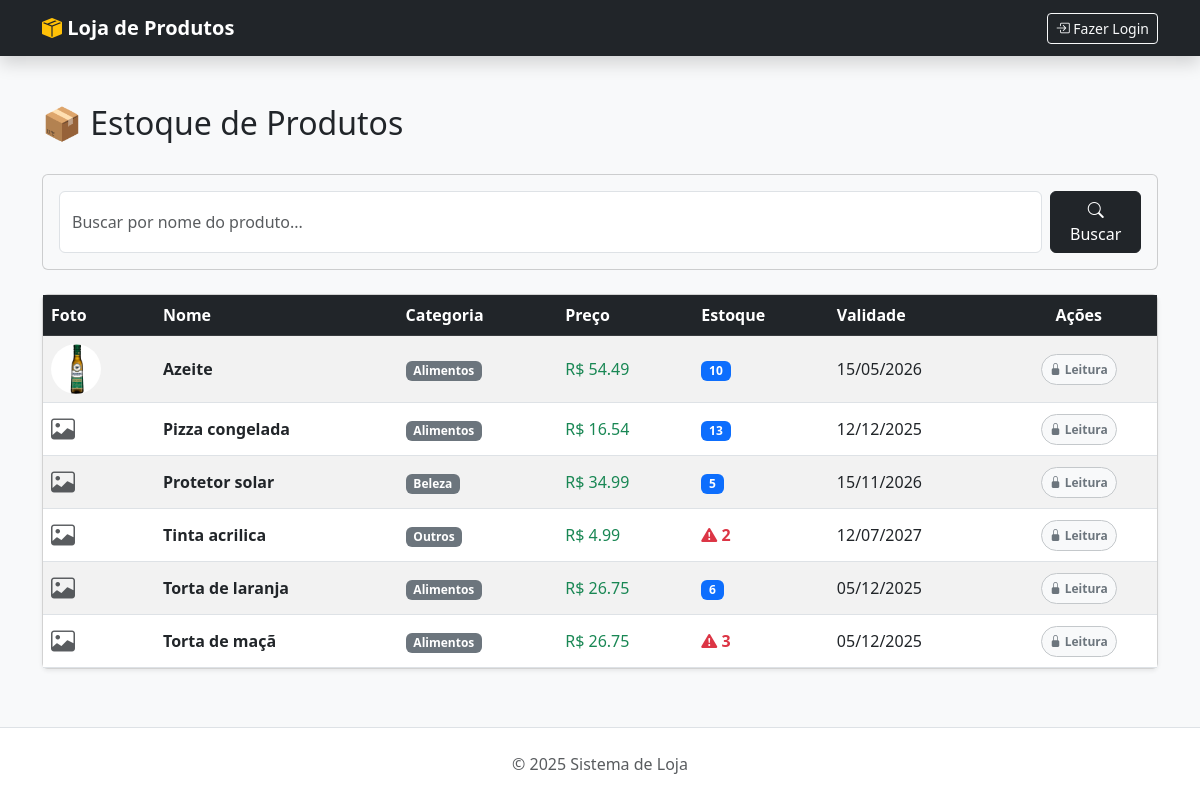
The app's page /, older data.
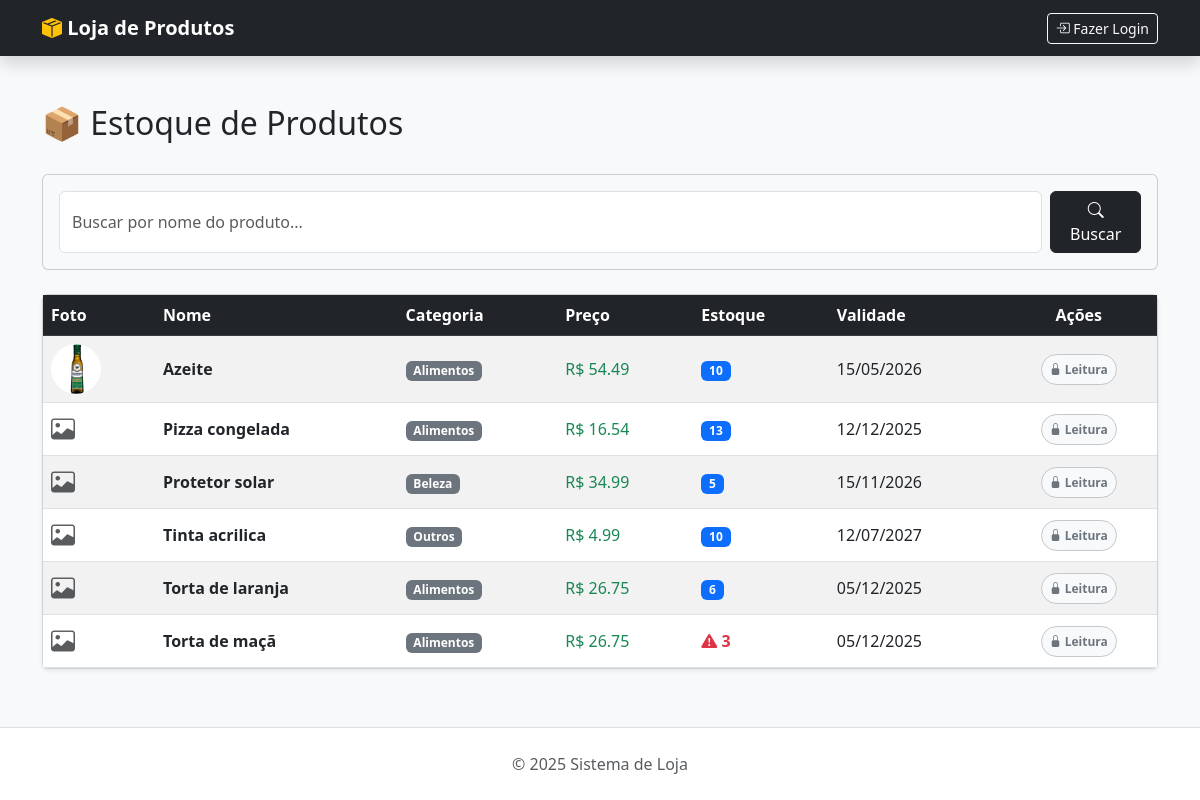
The same page, newer data.
### gestao/models.py (models this page shows, shortened)
class Produto(models.Model):
    nome = models.CharField(max_length=100)
    descricao = models.TextField()
    preco = models.DecimalField(max_digits=10, decimal_places=2)
    validade = models.DateField()
    quantidade = models.IntegerField(default=0)
    foto = models.ImageField(upload_to='produtos/', blank=True, null=True)
    categoria = models.ForeignKey(Categoria, on_delete=models.SET_NULL, null=True, blank=True)

class Categoria(models.Model):
    nome = models.CharField(max_length=50, unique=True)

### gestao/views.py (the view)
# urls.py: path('', views.produto_list, name='produto_list'),
def produto_list(request):
    produtos = Produto.objects.all().order_by('nome')
    search_query = request.GET.get('q')
    if search_query:
        produtos = produtos.filter(nome__icontains=search_query)
    return render(request, 'gestao/produto_list.html', {'produtos': produtos})

### gestao/templates/gestao/produto_list.html (shortened to what this page needs)
{% extends 'gestao/base.html' %}
{% block content %}
    <div class="row mb-4 align-items-center">
        <div class="col-md-6">
            <h2>📦 Estoque de Produtos</h2>
        </div>
    </div>
    <div class="card mb-4 bg-light">
        <div class="card-body">
            <form method="GET" class="d-flex gap-2">
                <input type="text" name="q" class="form-control" placeholder="Buscar por nome do produto..." value="{{ request.GET.q }}">
                <button type="submit" class="btn btn-dark">
                    <i class="bi bi-search"></i> Buscar
                </button>
            </form>
        </div>
    </div>
    <div class="card shadow-sm">
        <div class="card-body p-0">
            <table class="table table-hover table-striped mb-0 align-middle">
                <thead class="table-dark">
                    <tr>
                        <th>Foto</th>
                        <th>Nome</th>
                        <th>Categoria</th> <th>Preço</th>
                        <th>Estoque</th>
                        <th>Validade</th>
                        <th class="text-center">Ações</th>
                    </tr>
                </thead>
                <tbody>
                    {% for produto in produtos %}
                    <tr>
                         <td>
                            {% if produto.foto %}
                                <img src="{{ produto.foto.url }}" alt="{{ produto.nome }}" width="50" height="50" class="rounded-circle">
                            {% else %}
                                <i class="bi bi-image text-muted fs-4"></i>
                            {% endif %}
                        </td>
                        <td class="fw-bold">{{ produto.nome }}</td>
                       <td>
                            {% if produto.categoria %}
                                <span class="badge bg-secondary">{{ produto.categoria.nome }}</span>
                            {% else %}
                                <span class="text-muted small">Sem categoria</span>
                            {% endif %}
                        </td>
                        <td class="text-success">R$ {{ produto.preco }}</td>
                        <td>
                            {% if produto.quantidade < 5 %}
                                <span class="text-danger fw-bold">
                                    <i class="bi bi-exclamation-triangle-fill"></i> {{ produto.quantidade }}
                                </span>
                            {% else %}
                                <span class="badge bg-primary">{{ produto.quantidade }}</span>
                            {% endif %}
                        </td>
                        <td>{{ produto.validade|date:"d/m/Y" }}</td>
                        <td class="text-center">
                            {% if not perms.gestao.change_produto and not perms.gestao.delete_produto %}
                                <span class="badge rounded-pill bg-light text-secondary border border-secondary-subtle p-2">
                                    <i class="bi bi-lock-fill"></i> Leitura
                                </span>
                            {% endif %}
                        </td>
                    </tr>
                    {% endfor %}
                </tbody>
            </table>
        </div>
    </div>
{% endblock %}

### gestao/templates/gestao/base.html (shortened to what this page needs)
<!DOCTYPE html>
<html lang="pt-br">
<head>
    <link href="https://cdn.jsdelivr.net/npm/bootstrap@5.3.0/dist/css/bootstrap.min.css" rel="stylesheet">
    <link rel="stylesheet" href="https://cdn.jsdelivr.net/npm/bootstrap-icons@1.11.3/font/bootstrap-icons.min.css">
</head>
<body class="d-flex flex-column min-vh-100 bg-light">
    <nav class="navbar navbar-expand-lg navbar-dark bg-dark shadow">
        <div class="container">
            <a class="navbar-brand fw-bold" href="/">
                <i class="bi bi-box-seam-fill text-warning"></i> Loja de Produtos
            </a>
            <div class="collapse navbar-collapse" id="navbarNav">
                <ul class="navbar-nav ms-auto align-items-center">
                    {% if user.is_authenticated %}
                        <li class="nav-item me-3 text-white">
                            <i class="bi bi-person-circle"></i> Olá, {{ user.username }}
                        </li>
                        {% if user.is_staff %}
                        <li class="nav-item me-2">
                            <a class="nav-link text-warning fw-bold" href="{% url 'dashboard' %}">
                                <i class="bi bi-speedometer2"></i> Dashboard
                            </a>
                        </li>
                        {% endif %}
                        <li class="nav-item">
                            <a class="btn btn-warning btn-sm" href="{% url 'produto_novo' %}">
                                <i class="bi bi-plus-lg"></i> Novo Produto
                            </a>
                        </li>
                        <li class="nav-item ms-2">
                            <form action="{% url 'logout' %}" method="post" class="d-inline">
                                {% csrf_token %}
                                <button type="submit" class="btn btn-outline-light btn-sm">Sair</button>
                            </form>
                        </li>
                    {% else %}
                        <li class="nav-item">
                            <a class="btn btn-outline-light btn-sm" href="{% url 'login' %}">
                                <i class="bi bi-box-arrow-in-right"></i> Fazer Login
                            </a>
                        </li>
                    {% endif %}
                </ul>
            </div>
        </div>
    </nav>
    <div class="container mt-5">
        {% block content %}
        {% endblock %}
    </div>
    <footer class="bg-white text-center py-4 mt-auto border-top">
        <div class="container">
            <p class="mb-0 text-muted">&copy; 2025 Sistema de Loja</p>
        </div>
    </footer>
</body>
</html>

Row changes from the older to the newer data that the page shows:
changed Produto "Tinta acrilica": quantidade "2" → "10"
